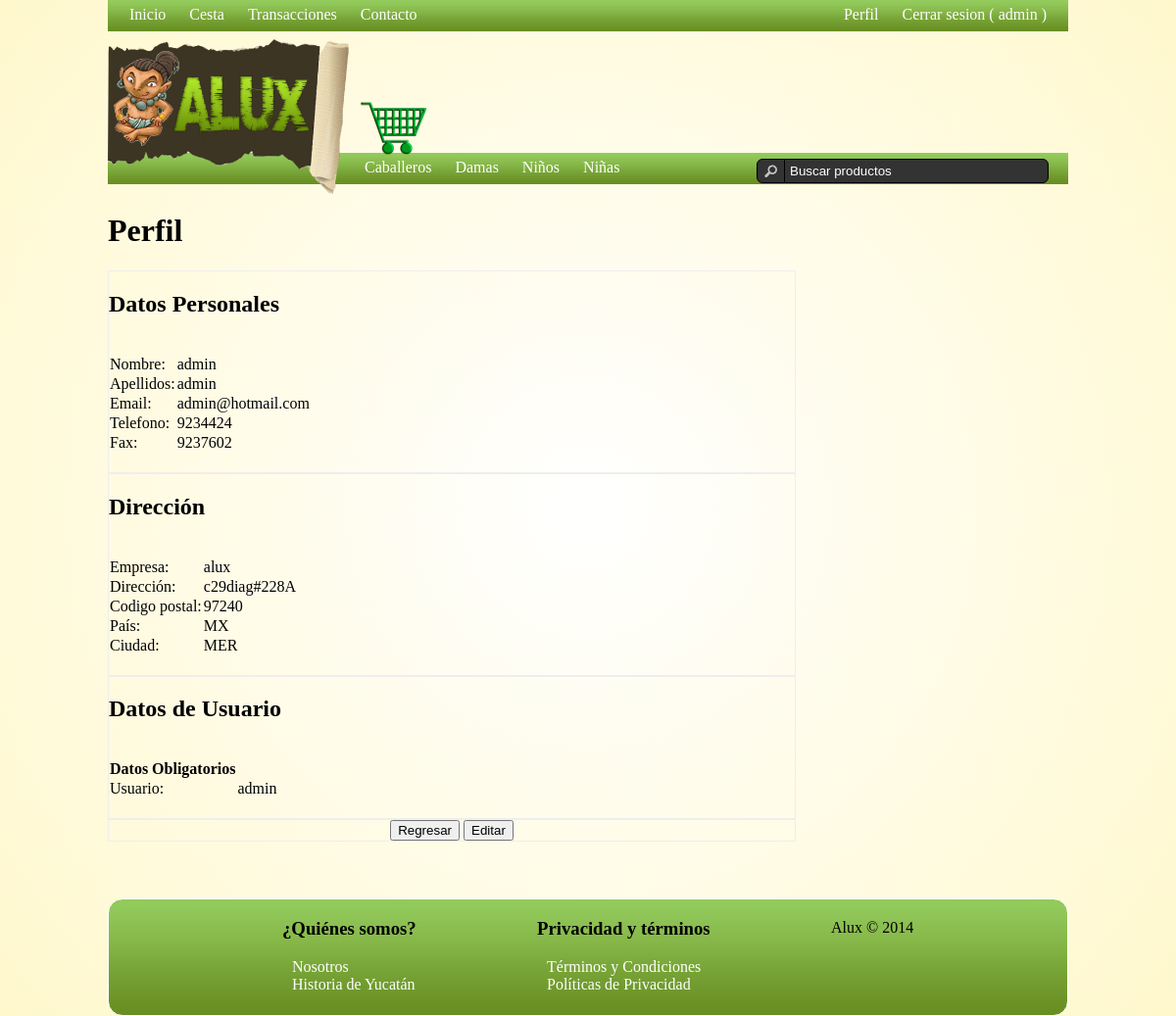
Screenshot of /perfil.php?cidusuario=admin (signed in) with the database file from the repository.
### tables this page shows
CREATE TABLE IF NOT EXISTS `usuario` (
  `id` int(10) unsigned NOT NULL AUTO_INCREMENT,
  `nombre` varchar(45) NOT NULL,
  `apellido` varchar(45) NOT NULL,
  `direccion` varchar(60) NOT NULL,
  `usuario` varchar(45) NOT NULL,
  `contrasena` varchar(45) NOT NULL,
  `email` varchar(45) NOT NULL,
  `telefono` varchar(45) NOT NULL,
  `fax` varchar(45) DEFAULT NULL,
  `empresa` varchar(60) DEFAULT NULL,
  `cp` varchar(15) DEFAULT NULL,
  `pais` varchar(45) NOT NULL,
  `ciudad` varchar(45) NOT NULL,
  `esAdmin` tinyint(1) NOT NULL DEFAULT '0',
  PRIMARY KEY (`id`),
  UNIQUE KEY `id_UNIQUE` (`id`),
  UNIQUE KEY `usuario` (`usuario`)
);

### funciones/listar.php (called while the page is built, shortened)
<?php
	function recuperarInfoUsuario2($cidusuario){
 $pconexion = abrirConexion();
 $cquery = "SELECT usuario.id, usuario.nombre, usuario.apellido, usuario.direccion, usuario.usuario, usuario.contrasena, usuario.email, usuario.telefono, usuario.fax, usuario.empresa, usuario.cp, usuario.pais, usuario.ciudad FROM usuario WHERE usuario.usuario = '$cidusuario'";
 $adatos = extraerRegistro($pconexion, $cquery);
return $adatos;
}
?>

### funciones/acceder_base_datos.php (called while the page is built, shortened)
<?php
function extraerRegistro($pconector, $cquery){
	$aregistro = array();
	$lresult = mysql_query($cquery, $pconector);
	if (!$lresult){
		$cerror = "No fue posible recuperar la información de la base de datos.<br>";
		$cerror .= "SQL: $cquery <br>";
		$cerror .= "Descripción: ".mysqli_connect_error($pconector);
		die($cerror);
	}
	else{
		if (mysql_num_rows($lresult) == 1){
			$aregistro = mysql_fetch_array($lresult);
		}
	}
	reset($aregistro);
	return $aregistro;
}
?>

### perfil.php (the view, shortened to what this page needs)
<?php
include_once("./funciones/acceder_base_datos.php");
include_once("./funciones/listar.php");
$adatos = recuperarInfoUsuario2($_GET["cidusuario"]);
?>
<!DOCTYPE html PUBLIC "-//W3C//DTD XHTML 1.0 Transitional//EN" "http://www.w3.org/TR/xhtml1/DTD/xhtml1-transitional.dtd">
<html xmlns="http://www.w3.org/1999/xhtml">
<head>
    <link rel="stylesheet" type="text/css" href="css/main.css">
</head>
<body>
    <div id="container">
        <div id="header">
            <div class="Inicio" >
            	<div id="menuprincipal">
                    <ul class="menu">
                    <?php
                    	if(isset($_SESSION['cidusuario'])) {
                    ?>
                    			<li> <a href="index.php" >Inicio</a></li>
                    <?php
                        	if(isset($_SESSION['esAdmin']) && !$_SESSION['esAdmin']) {
                    ?>
                                <li> <a href="cesta.php">Cesta</a></li>
                                <li> <a href="historial.php">Transacciones</a></li>
                                <li> <a href="contacto.php" >Contacto</a></li>
					<?php
                    		}
                        }
                        else{
                    ?>
                    		<li> <a href="index.php" >Inicio</a></li>
                            <li> <a href="contacto.php" >Contacto</a></li>
                    <?php
                            }
                    ?>
           			</ul>
            	</div>
                <div id="bienvenido" >
                    <ul class="menu">
                        <?php
                            if(isset($_SESSION['cidusuario'])) {
                        ?>
                            	<li>  <a href="perfil.php?cidusuario=<?php echo ( $_SESSION['cidusuario'])?> " > Perfil</a></li>
                            	<li><a href="cerrar_sesion.php">Cerrar sesion  ( <?php echo ($_SESSION["cidusuario"]); ?> ) </a></li>
                        <?php
                            }
                            else {
                        ?>
                            <li><a href="crearcuenta.php" >Crear cuenta </a></li>
                            <li><a href="sesion.php">Iniciar sesion</a></li>
                        <?php
                            }
                        ?>
                    </ul>
                </div>
              </div>
            <div class="header">
                <div id="logo"><a href="index.php"><img src="imagenes/logoo.png" width="250" height="158"/></a></div>
                <div id=carrito ><img  src="imagenes/carrito.png" width="100" height="80" /> </div>
                <div id="busqueda">
                    <div id="botonbusqueda"> </div>
                    <FORM METHOD=GET ACTION="buscar.php ">
   <input type="text" onkeydown="this.style.color = '#ffffff';" onclick="this.value = '';" value="Buscar productos" name="search"/>
</FORM>
                </div>
            </div>
        	<br />
            <div id="menuprincipal">
                <ul class="menu">
                    <li> <a href="caballeros.php" >Caballeros</a>
                    </li>
                    <li> <a href="damas.php">Damas</a>
                    </li>
                    <li> <a href="ninos.php" >Niños</a>
                    </li>
                    <li> <a href="ninas.php" >Niñas</a>
                    </li>
                </ul>
            </div>
        </div>
        <div id="content">
<h1>Perfil</h1>
<div class="form">
 <table class="tabla1">
 <h2>Datos Personales</h2>
<br />
<td>Nombre:</td> <td> <?php echo $adatos["nombre"]?></td>
<td>Apellidos:</td> <td><?php echo $adatos["apellido"]?></td>
<td>Email:</td> <td><?php echo $adatos["email"]?> </td>
<td>Telefono:</td> <td><?php echo $adatos["telefono"]?> </td>
<td>Fax:</td> <td><?php echo $adatos["fax"]?></td>
</table>
</div>
<div class="form">
 <table class="tabla1">
 <h2>Dirección</h2>
<br />
<td>Empresa:</td> <td><?php echo $adatos["empresa"]?></td>
<td>Dirección:</td> <td><?php echo $adatos["direccion"]?></td>
<td>Codigo postal:</td> <td><?php echo $adatos["cp"]?></td>
<td>País:</td>
<td><?php echo $adatos["pais"]?> </td>
<td>Ciudad:</td>
<td><?php echo $adatos["ciudad"]?> </td>
</table>
</div>
<div class="form">
 <table class="tabla1">
 <h2>Datos de Usuario</h2>
<th>Datos Obligatorios </th>
<br />
<td>Usuario:</td> <td> <?php echo $adatos["usuario"]?></td>
</table>
</div>
<div class="boton" align="center">
<a href="usuarios.php"> <input type="button" name="volver" value="Regresar" id="volver"/> </a>
<a href="./editarperfil.php?cidusuario=<?php echo ( $_SESSION['cidusuario'])?> "> <input type="submit" value="Editar" name="editar" id="editar" /></a>
</div>
<br />
        </div>
        <div id="footer">
            <div class="column">
              	<h3>¿Quiénes somos?</h3>
              	<ul>
                	<li><a href="nosotros.php">Nosotros</a></li>
                    <li><a href="historia.php">Historia de Yucatán</a></li>
				</ul>
            </div>
            <div class="column">
              	<h3>Privacidad y términos</h3>
              	<ul>
					<li><a href="terminos.php">Términos y Condiciones</a></li>
					<li><a href="politicas.php">Políticas de Privacidad</a></li>
              	</ul>
            </div>
            <div class="column">
            	<div id="powered">&nbsp;&nbsp;&nbsp;&nbsp;&nbsp;&nbsp;&nbsp;&nbsp;&nbsp;&nbsp;Alux &copy; 2014</div>
            </div>
    	</div>
    </div>
</body>
</html>

### css/main.css (style rules this page uses)
body { background-image:radial-gradient(circle,#ffffff, #FFF8CD); margin:0; padding:0; font-family:Cambria, "Hoefler Text", "Liberation Serif", Times, "Times New Roman", serif; }
#container { width: 72%; min-width:980px; margin-left: auto; margin-right: auto; text-align: left; }
.Inicio { width:100%; height:40px; }
a { text-decoration: none; color:#FFFFFF; font-size:16px; border:0; }
#bienvenido { position:relative; text-align:right; float:right; top:-40px; padding-right:10px; }
.header { height: 87px; margin-bottom: 7px; padding-bottom: 4px; position: relative; z-index: 99; width:600px }
#logo { float:left; }
#carrito { position: absolute; top: 0px; right: 315px; z-index: 9; min-width: 100px; margin-right:-60px; }
#botonbusqueda { position: absolute; left: 0px; width: 28px; height: 24px; border-right: 1px solid #000; background: url('../imagenes/button-search.png') no-repeat scroll center center transparent; }
#busqueda { position: absolute; top: 15px; right: 0px; width: 298px; z-index: 15; margin-top:107px; margin-right:-360px; }
#busqueda input { color: #fff; background: #333; padding: 1px 1px 1px 33px; width: 262px; height: 21px; border: 1px solid #000; -webkit-border-radius: 6px 6px 6px 6px; -moz-border-radius: 6px 6px 6px 6px; -khtml-border-radius: 6px 6px 6px 6px; border-radius: 6px 6px 6px 6px; }
#menuprincipal { background: url('../imagenes/menu.png') repeat-x scroll 0% 0% transparent; height: 40px; padding-left: 10px; }
.menu { list-style:none; padding:0px; margin:0px; }
.menu li { margin:0px; padding:0px; float:left; position:relative; }
.menu li a { width: 100px; height: 30px; padding: 12px; line-height:30px; text-decoration: none; text-align: center; color: #FFF; position: relative; }
#footer { clear: both; overflow: auto; min-height: 118px; padding-left: 15%; border: 1px solid #FFF; background: url('../imagenes/menu.png') no-repeat; background-size: 100% 100%; border-radius: 15px; }
#footer .column { float: left; width: 200px; height: 116px; margin: 0 30px; }
.column ul { padding-left:10px; }
.column ul li { list-style:none; }
.form { width:700px; border: 1px solid #EEE }
table.tabla1 { border-collapse: collapse; margin-bottom: 20px; }
.boton { width:700px; border: 1px solid #EEE }
#carrito { margin-top:50px; }
#content { min-height:200px; margin-bottom:40px; }
#powered { position:relative; top: 20px; }

### rows the page displays
usuario: nombre "admin", apellido "admin", email "admin@hotmail.com", telefono "9234424", fax "9237602", empresa "alux", direccion "c29diag#228A", cp "97240", pais "MX", ciudad "MER", usuario "admin"

### other values shown
$_SESSION["cidusuario"] "admin"
